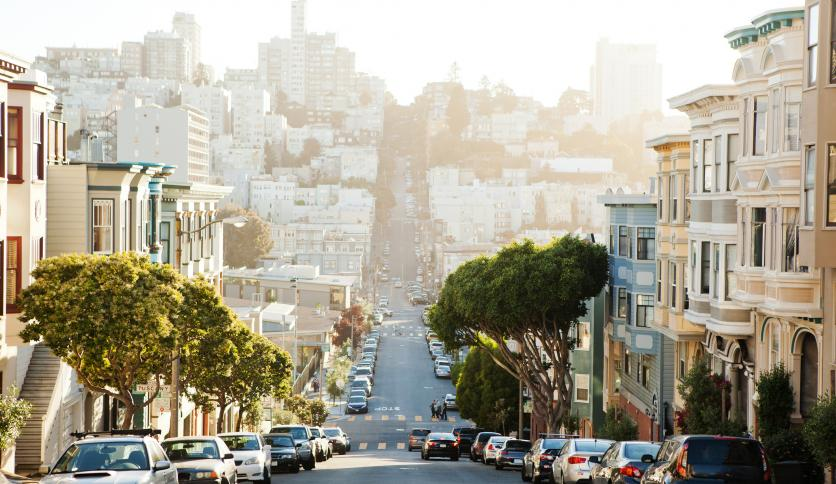
#> input picture basics/data/images/city.jpg, 836 x 484 px
$ python contours.py
#> lines starting #> are read from the running program, lines starting #| are printed output that depends on the picture; after the words box and inside, x2 and y2 are one past the last pixel; in counts of white or black regions, pixels touching at a corner belong together
### basics/basic_functions/helpers.py
import cv2 as cv
import numpy as np

def show_img(img, img_name: str = "Image"):
    cv.imshow(img_name, img)
    cv.waitKey(0)
    cv.destroyAllWindows()

### basics/contours.py
import cv2 as cv
import numpy as np
from basic_functions.helpers import show_img


if __name__ == "__main__":
    img_path = "data/images/city.jpg"

    # Reading image as gray scale
    img = cv.imread(img_path)
#> img is the input picture: shape (484, 836, 3); mean B, G, R 149.2, 165.2, 170.9
    gray = cv.cvtColor(img, cv.COLOR_BGR2GRAY)
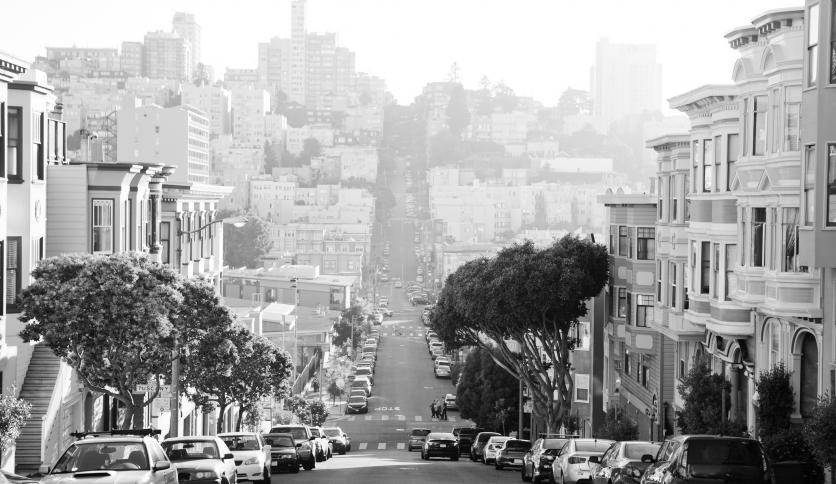
#> gray: shape (484, 836); min 0, max 255, mean 165.1

    # Empty image to draw contours
    blank = np.zeros(img.shape, dtype='uint8')

    # Exerting Gaussian blur
    blur = cv.GaussianBlur(gray, (5,5), cv.BORDER_DEFAULT)
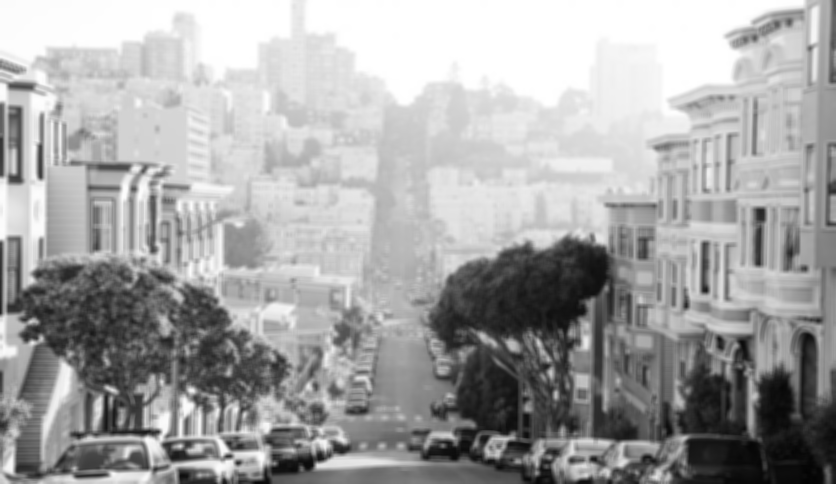
#> blur: shape (484, 836); min 3, max 255, mean 165.1
    # Canny for edge detection
    canny = cv.Canny(blur, 125, 175)
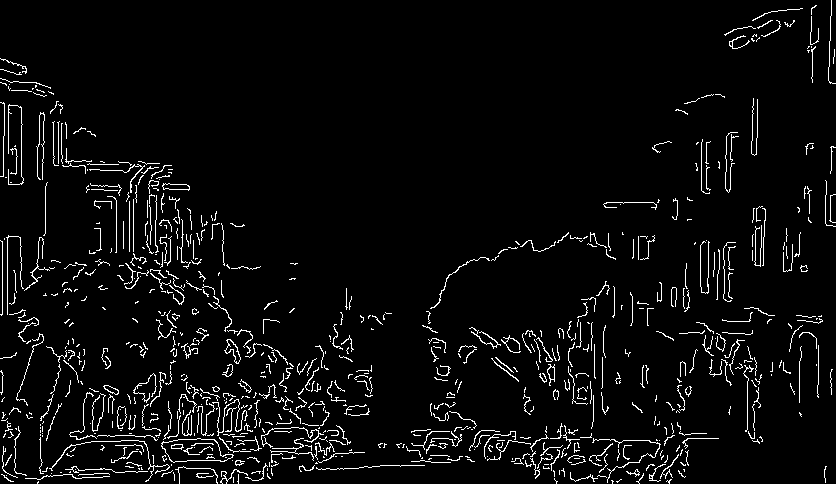
#> canny: shape (484, 836); 4.5% white in thin lines or dots

    ret, thresh = cv.threshold(gray, 125, 255, cv.THRESH_BINARY)
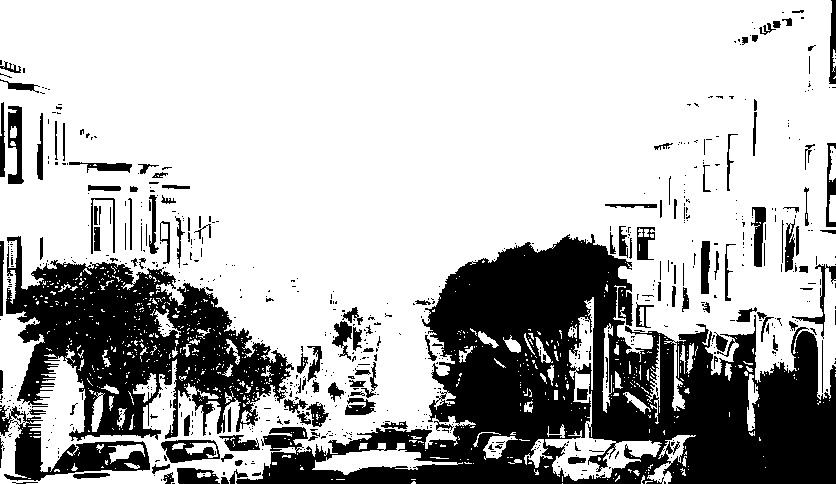
#> thresh: shape (484, 836); 71.4% white; 698 black regions (563 under 20 px)
    cv.imshow('Thresh', thresh)

    contours, hierarchies = cv.findContours(thresh,
                                            cv.RETR_LIST,
                                            cv.CHAIN_APPROX_SIMPLE)
#> contours = 1704 contours, 1473 with area under 20; largest, box (x1, y1, x2, y2) and area: (0, 0, 836, 484) 320860, (5, 235, 295, 442) 31705, (3, 422, 151, 482) 4191, (545, 297, 662, 481) 4164, (312, 443, 463, 475) 1695

    print(f"Founded countours: {len(contours)}")
#| Founded countours: 1704

    cv.drawContours(blank, contours, -1, (0, 0, 255), 1)
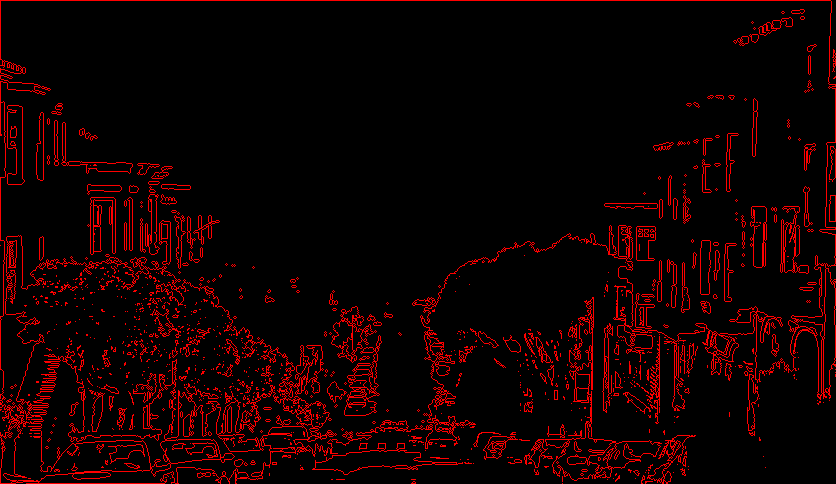
#> blank: shape (484, 836, 3); mean of channels 0, 1, 2 0, 0, 18.2; drawn as B, G, R
    show_img(blank)
